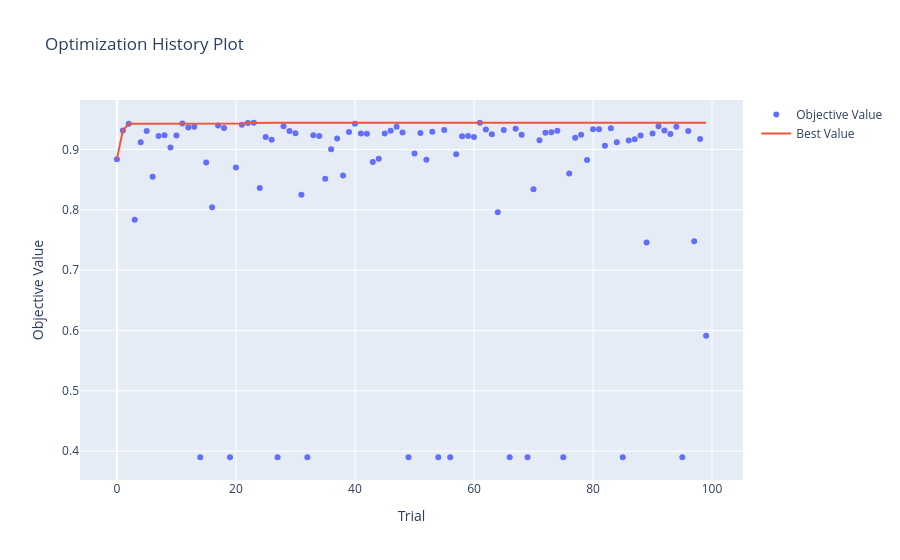
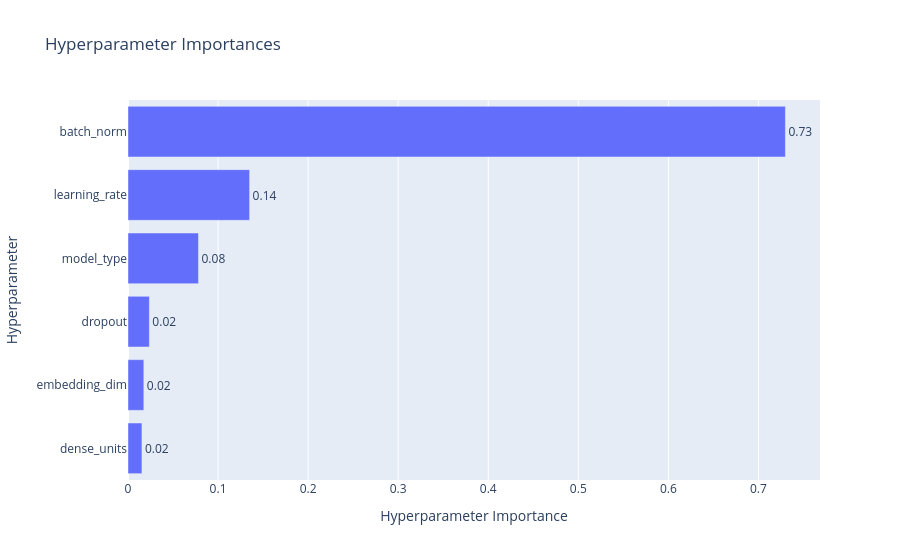

The notebook cell saved with these charts, in order:
### Code cell
try:
    fig = optuna.visualization.plot_optimization_history(study)
    fig.show()
    fig = optuna.visualization.plot_param_importances(study)
    fig.show()
except Exception as error:
    print("Визуализация Optuna недоступна:", error)
